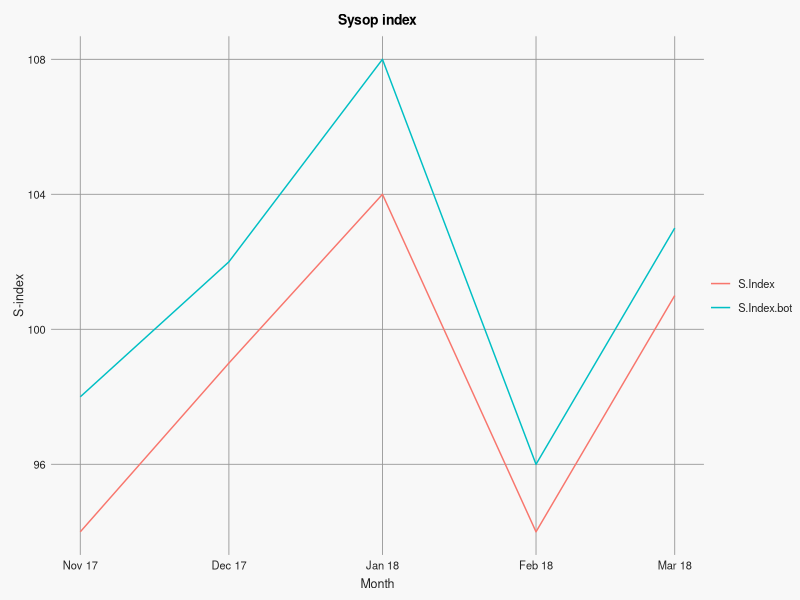

The R script that drew this image:
# Set working directory
setwd("~/Documents/perl/wiki/sysopIndex")

library(ggplot2)
library(reshape2)
library(RColorBrewer)
library(zoo)

# Import data
dm=read.csv("sindex.csv",header=T)
# Two lines by melting
dm_melt = melt(dm, id = names(dm)[1])
# Format dates, will be useful for scaling x-axis
dm_melt[[1]] <- as.Date(as.yearmon(dm_melt[[1]]))

# Theme modified from Max Woolf
# https://minimaxir.com/2015/02/ggplot-tutorial/
modfte_theme <- function() {
  # Generate colors with RColorBrewer
  palette <- brewer.pal("Greys", n=9)
  color.background = '#F8F8F8'
  color.grid.major = palette[5]
  color.axis.text = palette[8]
  color.axis.title = palette[8]
  color.title = palette[9]
  
  # Begin construction of chart
  theme_bw(base_size=8) +
    
    # Set the entire chart region to a light gray color
    theme(panel.background=element_rect(fill=color.background, color=color.background)) +
    theme(plot.background=element_rect(fill=color.background, color=color.background)) +
    theme(panel.border=element_rect(color=color.background)) +
    
    # Hide minor and ticks
    theme(panel.grid.major=element_line(color=color.grid.major,size=0.3)) +
    theme(panel.grid.minor=element_blank()) +
    theme(axis.ticks=element_blank()) +
    
    # Match legend to background
    theme(legend.background = element_rect(fill=color.background)) +
    theme(legend.key = element_rect(fill=color.background)) +
    theme(legend.text = element_text(size=8,color=color.axis.title)) +
    theme(legend.title = element_blank()) +
    theme(legend.margin = margin(0,0,0,-5)) +
    
    # Set title and axis labels
    theme(plot.title=element_text(size=10,color=color.title)) +
    theme(plot.title=element_text(hjust=0.5,face='bold')) +
    theme(plot.title=element_text(margin=margin(0,0,5,0,"pt"))) +
    theme(axis.text.x=element_text(size=8,color=color.axis.text)) +
    theme(axis.text.y=element_text(size=8,color=color.axis.text)) +
    theme(axis.title.x=element_text(size=9,color=color.axis.title, vjust=0)) +
    theme(axis.title.y=element_text(size=9,color=color.axis.title, vjust=0.5)) +
    #theme(axis.text.x = element_text(margin=margin(0,0,0,0,"pt"))) +
    #theme(axis.text.y = element_text(margin=margin(5,5,10,5,"pt"))) +
    
    # Plot margins
    theme(plot.margin = unit(c(0.35, 0.2, 0.3, 0.3), "cm"))
}

plot3 <- ggplot(dm_melt, aes_string(x = names(dm_melt[1]), y = names(dm_melt[3]), colour = names(dm_melt[2]), group = names(dm_melt[2]))) + geom_line() + scale_x_date(date_labels = "%b %y")+labs(title="Sysop index", x=names(dm_melt)[1], y="S-index")+modfte_theme()
plot3
